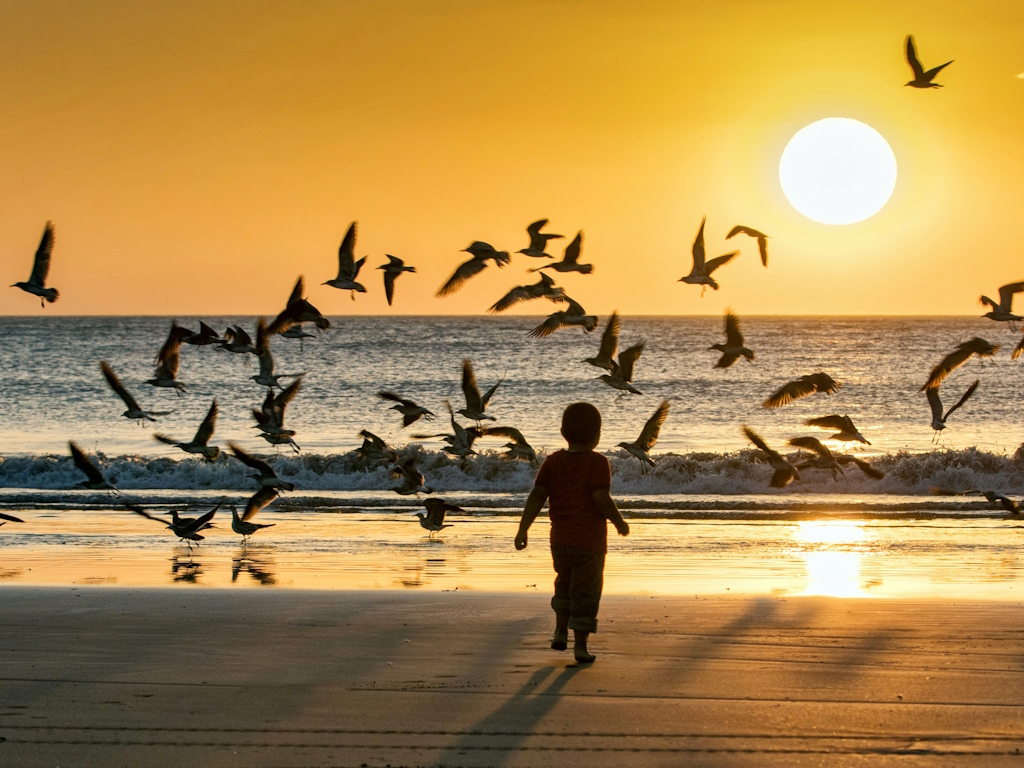
#> input picture utils/sources/birds.jpg, 1024 x 768 px
$ python -i input_preparator.py   (imports and definitions only)
#> lines starting #> are read from the running program, lines starting #| are printed output that depends on the picture
#> further down, picture is the input picture: shape (768, 1024, 3); mean B, G, R 78.5, 137.6, 172.8
import cv2
import sys
import numpy
import itertools as it

IMG_RES = 2 ** 8
IMG_SIZE = (640, 640)
PADDED_COLOR = (114, 114, 114)


def letterbox(
        img,
        new_shape=IMG_SIZE,
        color=PADDED_COLOR,
        auto=False,
        scaleFill=False,
        scaleup=True,
        auto_size=32
):

    # Resize image to a 32-pixel-multiple rectangle
    # https://github.com/ultralytics/yolov3/issues/232
#> called with new_shape = (640, 640), color = (114, 114, 114), auto = False, scaleFill = False, scaleup = True, auto_size = 32
    shape = img.shape[:2]  # current shape [height, width]
#> shape = (768, 1024)
    if isinstance(new_shape, int):
        new_shape = (new_shape, new_shape)
    # Scale ratio (new / old)
    r = min(new_shape[0] / shape[0], new_shape[1] / shape[1])
#> r = 0.625
    if not scaleup:  # only scale down, do not scale up (for better test mAP)
        r = min(r, 1.0)
    # Compute padding
    ratio = r, r  # width, height ratios
#> ratio = (0.625, 0.625)
    new_unpad = int(round(shape[1] * r)), int(round(shape[0] * r))
#> new_unpad = (640, 480)
    dw, dh = new_shape[1] - new_unpad[0], new_shape[0] - new_unpad[1]  # wh padding
#> dw = 0; dh = 160
    if auto:  # minimum rectangle
        dw, dh = numpy.mod(dw, auto_size), numpy.mod(dh, auto_size)  # wh padding
    elif scaleFill:  # stretch
        dw, dh = 0.0, 0.0
        new_unpad = (new_shape[1], new_shape[0])
        ratio = new_shape[1] / shape[1], new_shape[0] / shape[0]  # width, height ratios
    dw /= 2  # divide padding into 2 sides
    dh /= 2
#> dh = 80
    if shape[::-1] != new_unpad:  # resize
        img = cv2.resize(img, new_unpad, interpolation=cv2.INTER_LINEAR)
    top, bottom = int(round(dh - 0.1)), int(round(dh + 0.1))
#> top = 80; bottom = 80
    left, right = int(round(dw - 0.1)), int(round(dw + 0.1))
#> left = 0; right = 0
    img = cv2.copyMakeBorder(img, top, bottom, left, right, cv2.BORDER_CONSTANT, value=color)  # add border
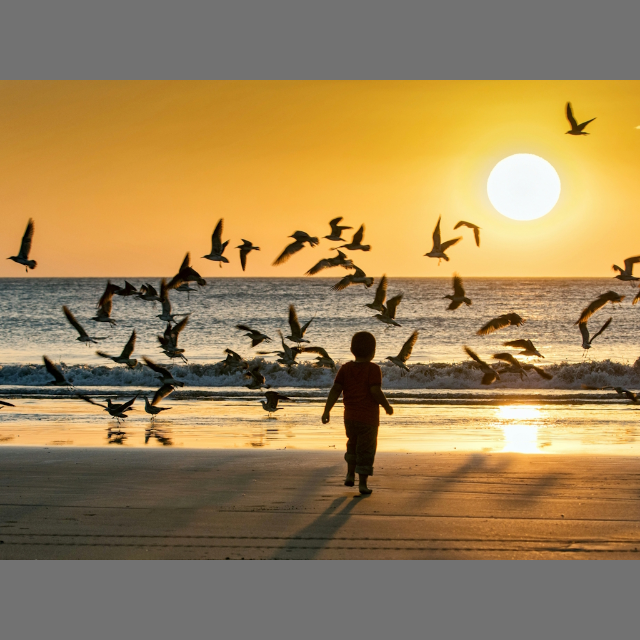
#> img: shape (640, 640, 3); mean of channels 0, 1, 2 87.3, 131.6, 158; drawn as B, G, R
    return img, ratio, (dw, dh)


def prepare_img(img0, letter_box=True, out_dtype=numpy.float32):
    new_h, new_w = IMG_SIZE
    if letter_box:
        img = letterbox(img0, new_shape=(new_w, new_h))[0]
    else:
        img = numpy.asarray(img0, dtype=numpy.uint8, order='C')
        # resize dimension order is (height,width) in numpy but (width, height) in opencv
        if img0.shape[0:2] != (new_h, new_w):
            img = cv2.resize(img0, (new_w, new_h), interpolation=cv2.INTER_LINEAR)
    # Get the Values between 0 and 1 - BGR to RGB
    img = cv2.cvtColor(img, cv2.COLOR_BGR2RGB)
    img = img / out_dtype(255.)
    return img

>>> import cv2
>>> picture = cv2.imread('../../sources/birds.jpg')
>>> result = prepare_img(picture)
